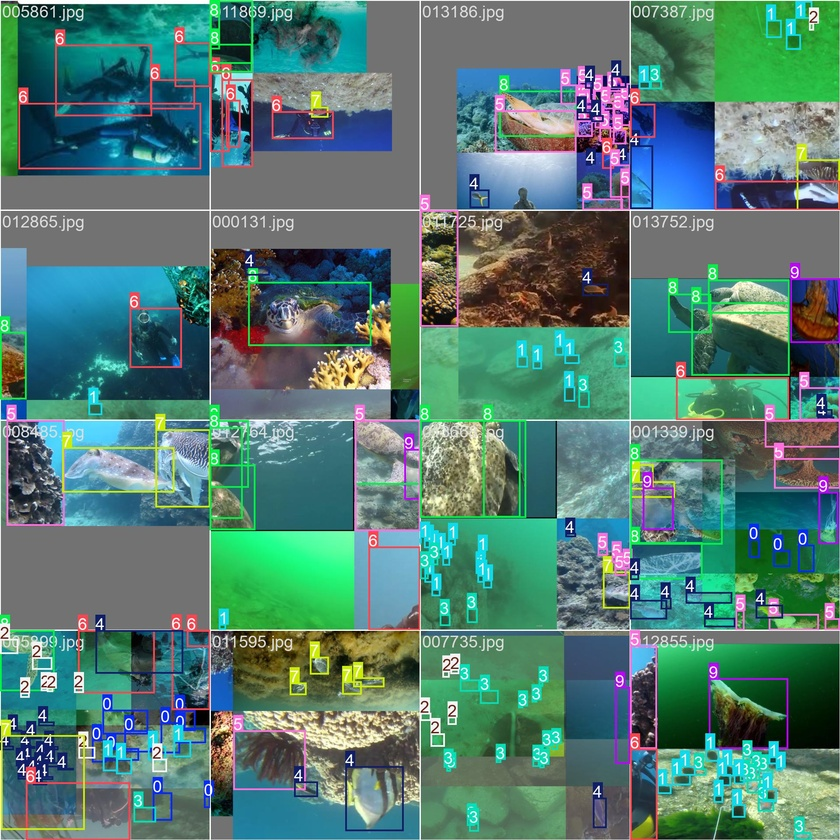
#> input picture notebooks/runs/ruod/yolov8m_raw/train_batch0.jpg, 840 x 840 px, shrunk from 1920 x 1920 before the run
$ python -i denoise_pipeline.py   (imports and definitions only)   (older library calls are emulated)
#> lines starting #> are read from the running program, lines starting #| are printed output that depends on the picture; after the words box and inside, x2 and y2 are one past the last pixel; in counts of white or black regions, pixels touching at a corner belong together
#> further down, picture is the input picture: shape (840, 840, 3); mean B, G, R 114.9, 123.7, 84.3
from __future__ import annotations

from dataclasses import dataclass
from pathlib import Path
from typing import Dict, Iterable, List, Optional

import cv2
import numpy as np

from utils.quality_metrics import contrast_gain, psnr_rgb, ssim_rgb, uciqe, uiqm


IMAGE_EXTS = {".jpg", ".jpeg", ".png", ".webp", ".bmp", ".tif", ".tiff"}


@dataclass
class PipelineConfig:
    gaussian_ksize: int = 5
    gaussian_sigma: float = 1.5
    median_ksize: int = 3
    bilateral_d: int = 7  # set <=0 to skip
    bilateral_sigma_color: float = 25.0
    bilateral_sigma_space: Optional[float] = None
    sharpen_strength: float = 0.3  # set <=0 to skip
    remove_spots: bool = False
    spot_thresh: int = 200
    spot_k: int = 5
    add_gaussian_noise_std: float = 0.0  # set >0 to add synthetic noise
    add_salt_pepper_amount: float = 0.0  # set >0 to add synthetic noise
    add_salt_vs_pepper: float = 0.5
    per_channel_sp: bool = False
    seed: Optional[int] = None


def gaussian_smooth(img: np.ndarray, ksize: int = 5, sigma: float = 1.5) -> np.ndarray:
    ksize = int(ksize) | 1
    return cv2.GaussianBlur(img, (ksize, ksize), sigmaX=sigma, sigmaY=sigma)


def median_filter(img: np.ndarray, ksize: int = 3) -> np.ndarray:
    ksize = int(ksize) | 1
    return cv2.medianBlur(img, ksize)


# [17 lines left out: functions bilateral_filter_optional, laplacian_highboost, not called in this run]


def remove_big_spots(img_bgr: np.ndarray, thresh: int = 220, k: int = 5) -> np.ndarray:
#> called with thresh = 220, k = 5
    gray = cv2.cvtColor(img_bgr, cv2.COLOR_BGR2GRAY)
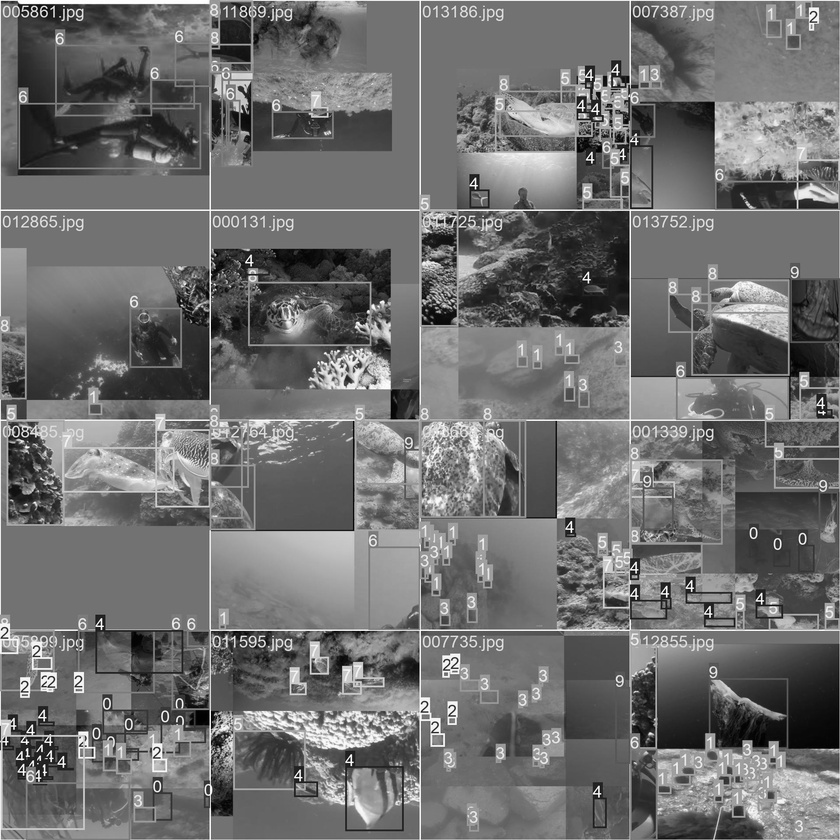
#> gray: shape (840, 840); min 0, max 255, mean 110.9
    _, mask = cv2.threshold(gray, thresh, 255, cv2.THRESH_BINARY)
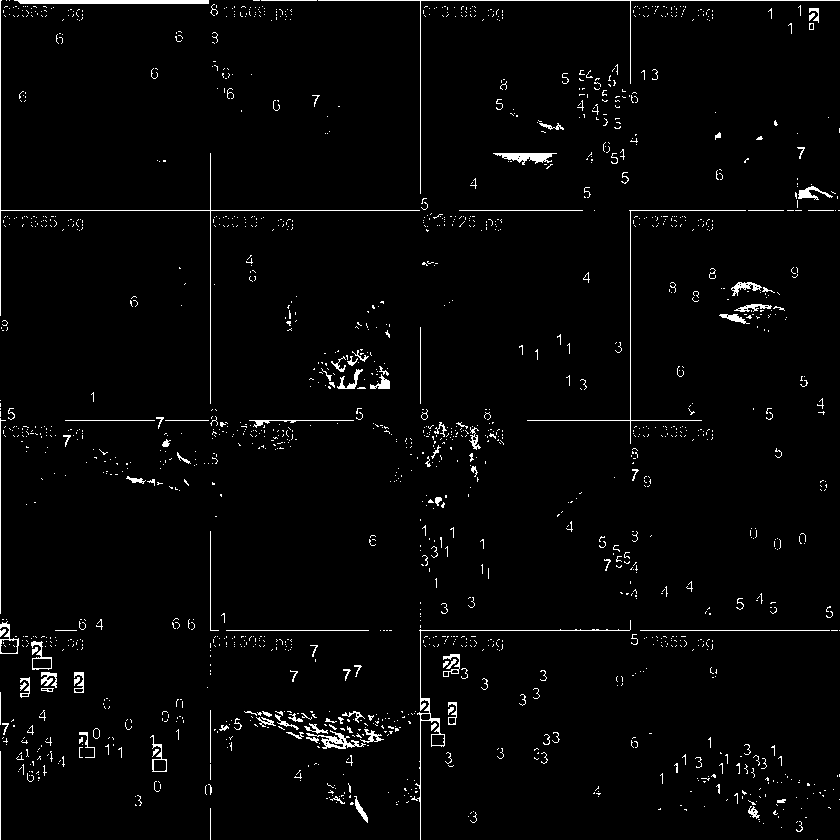
#> mask: shape (840, 840); 2.4% white in thin lines or dots
    kernel = cv2.getStructuringElement(cv2.MORPH_ELLIPSE, (k, k))
    mask_clean = cv2.morphologyEx(mask, cv2.MORPH_OPEN, kernel)
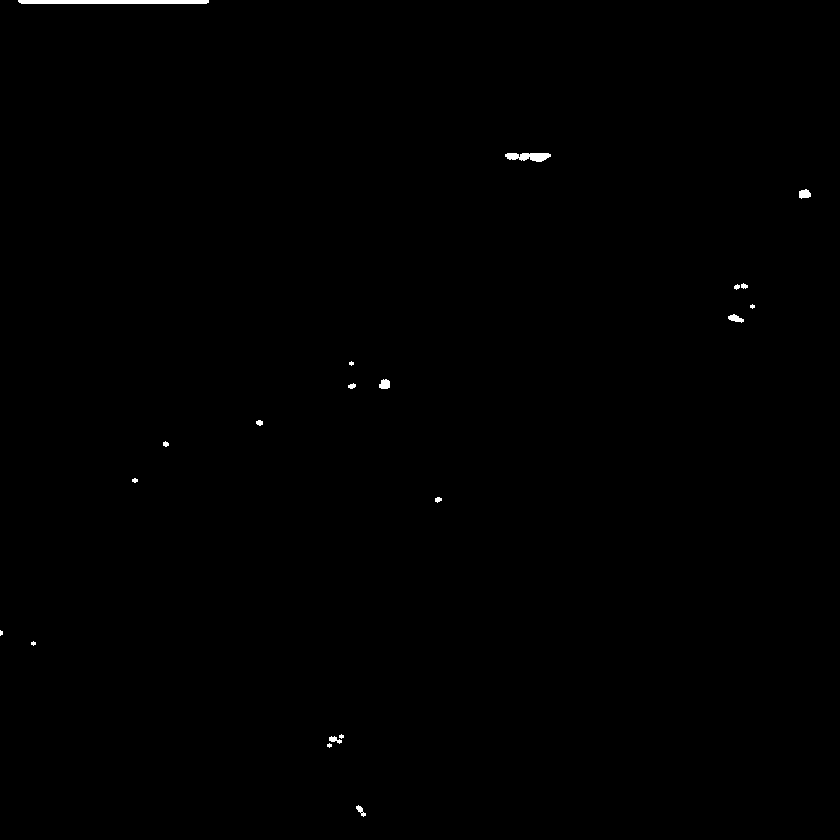
#> mask_clean: shape (840, 840); 0.24% white; 20 white regions (6 under 20 px), largest, box (x1, y1, x2, y2) and area: (18, 0, 209, 4) 758, (505, 153, 551, 162) 301, (799, 189, 811, 199) 90
    return cv2.inpaint(img_bgr, mask_clean, 3, cv2.INPAINT_TELEA)


# [219 lines left out: functions add_gaussian_noise, add_salt_pepper_noise, run_pipeline, compute_metrics, _iter_images, process_image and 2 more, not called in this run]


# [27 lines not run here, left out]

>>> import cv2
>>> picture = cv2.imread('../notebooks/runs/ruod/yolov8m_raw/train_batch0.jpg')
>>> result = remove_big_spots(picture)
